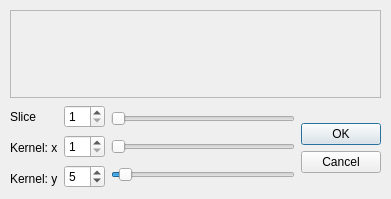
<?xml version="1.0" encoding="UTF-8"?>
<ui version="4.0">
 <class>NumberInput</class>
 <widget class="QDialog" name="NumberInput">
  <property name="geometry">
   <rect>
    <x>0</x>
    <y>0</y>
    <width>391</width>
    <height>199</height>
   </rect>
  </property>
  <property name="sizePolicy">
   <sizepolicy hsizetype="Fixed" vsizetype="Fixed">
    <horstretch>0</horstretch>
    <verstretch>0</verstretch>
   </sizepolicy>
  </property>
  <property name="windowTitle">
   <string>Number of candidate voxels</string>
  </property>
  <widget class="QWidget" name="layoutWidget">
   <property name="geometry">
    <rect>
     <x>10</x>
     <y>10</y>
     <width>371</width>
     <height>181</height>
    </rect>
   </property>
   <layout class="QVBoxLayout" name="verticalLayout_4">
    <item>
     <widget class="QScrollArea" name="scrollArea">
      <property name="verticalScrollBarPolicy">
       <enum>Qt::ScrollBarAsNeeded</enum>
      </property>
      <property name="horizontalScrollBarPolicy">
       <enum>Qt::ScrollBarAlwaysOff</enum>
      </property>
      <property name="widgetResizable">
       <bool>true</bool>
      </property>
      <widget class="QWidget" name="scrollAreaWidgetContents">
       <property name="geometry">
        <rect>
         <x>0</x>
         <y>0</y>
         <width>367</width>
         <height>85</height>
        </rect>
       </property>
       <layout class="QGridLayout" name="gridLayout">
        <item row="0" column="0">
         <widget class="QLabel" name="label_description">
          <property name="text">
           <string/>
          </property>
          <property name="alignment">
           <set>Qt::AlignLeading|Qt::AlignLeft|Qt::AlignTop</set>
          </property>
          <property name="wordWrap">
           <bool>true</bool>
          </property>
         </widget>
        </item>
       </layout>
      </widget>
     </widget>
    </item>
    <item>
     <layout class="QHBoxLayout" name="horizontalLayout">
      <item>
       <layout class="QVBoxLayout" name="verticalLayout">
        <item>
         <widget class="QLabel" name="label_slice">
          <property name="text">
           <string>Slice</string>
          </property>
         </widget>
        </item>
        <item>
         <widget class="QLabel" name="label_xKernel">
          <property name="text">
           <string>Kernel: x</string>
          </property>
         </widget>
        </item>
        <item>
         <widget class="QLabel" name="label_yKernel">
          <property name="text">
           <string>Kernel: y</string>
          </property>
         </widget>
        </item>
       </layout>
      </item>
      <item>
       <layout class="QVBoxLayout" name="verticalLayout_2">
        <item>
         <widget class="QSpinBox" name="spinBox_slice">
          <property name="minimum">
           <number>1</number>
          </property>
         </widget>
        </item>
        <item>
         <widget class="QSpinBox" name="spinBox_xKernel">
          <property name="minimum">
           <number>1</number>
          </property>
          <property name="singleStep">
           <number>2</number>
          </property>
         </widget>
        </item>
        <item>
         <widget class="QSpinBox" name="spinBox_yKernel">
          <property name="minimum">
           <number>1</number>
          </property>
          <property name="singleStep">
           <number>2</number>
          </property>
          <property name="value">
           <number>5</number>
          </property>
         </widget>
        </item>
       </layout>
      </item>
      <item>
       <layout class="QVBoxLayout" name="verticalLayout_3">
        <item>
         <widget class="QSlider" name="slider_slice">
          <property name="minimum">
           <number>1</number>
          </property>
          <property name="orientation">
           <enum>Qt::Horizontal</enum>
          </property>
         </widget>
        </item>
        <item>
         <widget class="QSlider" name="slider_xKernel">
          <property name="minimum">
           <number>1</number>
          </property>
          <property name="singleStep">
           <number>2</number>
          </property>
          <property name="orientation">
           <enum>Qt::Horizontal</enum>
          </property>
         </widget>
        </item>
        <item>
         <widget class="QSlider" name="slider_yKernel">
          <property name="minimum">
           <number>1</number>
          </property>
          <property name="singleStep">
           <number>2</number>
          </property>
          <property name="value">
           <number>5</number>
          </property>
          <property name="orientation">
           <enum>Qt::Horizontal</enum>
          </property>
         </widget>
        </item>
       </layout>
      </item>
      <item>
       <widget class="QDialogButtonBox" name="buttonBox">
        <property name="orientation">
         <enum>Qt::Vertical</enum>
        </property>
        <property name="standardButtons">
         <set>QDialogButtonBox::Cancel|QDialogButtonBox::Ok</set>
        </property>
        <property name="centerButtons">
         <bool>true</bool>
        </property>
       </widget>
      </item>
     </layout>
    </item>
   </layout>
  </widget>
 </widget>
 <resources/>
 <connections>
  <connection>
   <sender>buttonBox</sender>
   <signal>accepted()</signal>
   <receiver>NumberInput</receiver>
   <slot>accept()</slot>
   <hints>
    <hint type="sourcelabel">
     <x>248</x>
     <y>254</y>
    </hint>
    <hint type="destinationlabel">
     <x>157</x>
     <y>274</y>
    </hint>
   </hints>
  </connection>
  <connection>
   <sender>buttonBox</sender>
   <signal>rejected()</signal>
   <receiver>NumberInput</receiver>
   <slot>reject()</slot>
   <hints>
    <hint type="sourcelabel">
     <x>316</x>
     <y>260</y>
    </hint>
    <hint type="destinationlabel">
     <x>286</x>
     <y>274</y>
    </hint>
   </hints>
  </connection>
  <connection>
   <sender>spinBox_slice</sender>
   <signal>valueChanged(int)</signal>
   <receiver>slider_slice</receiver>
   <slot>setValue(int)</slot>
   <hints>
    <hint type="sourcelabel">
     <x>87</x>
     <y>28</y>
    </hint>
    <hint type="destinationlabel">
     <x>197</x>
     <y>28</y>
    </hint>
   </hints>
  </connection>
  <connection>
   <sender>slider_slice</sender>
   <signal>sliderMoved(int)</signal>
   <receiver>spinBox_slice</receiver>
   <slot>setValue(int)</slot>
   <hints>
    <hint type="sourcelabel">
     <x>197</x>
     <y>28</y>
    </hint>
    <hint type="destinationlabel">
     <x>87</x>
     <y>28</y>
    </hint>
   </hints>
  </connection>
  <connection>
   <sender>slider_xKernel</sender>
   <signal>valueChanged(int)</signal>
   <receiver>spinBox_xKernel</receiver>
   <slot>setValue(int)</slot>
   <hints>
    <hint type="sourcelabel">
     <x>210</x>
     <y>149</y>
    </hint>
    <hint type="destinationlabel">
     <x>95</x>
     <y>151</y>
    </hint>
   </hints>
  </connection>
  <connection>
   <sender>spinBox_xKernel</sender>
   <signal>valueChanged(int)</signal>
   <receiver>slider_xKernel</receiver>
   <slot>setValue(int)</slot>
   <hints>
    <hint type="sourcelabel">
     <x>95</x>
     <y>151</y>
    </hint>
    <hint type="destinationlabel">
     <x>210</x>
     <y>149</y>
    </hint>
   </hints>
  </connection>
  <connection>
   <sender>slider_yKernel</sender>
   <signal>valueChanged(int)</signal>
   <receiver>spinBox_yKernel</receiver>
   <slot>setValue(int)</slot>
   <hints>
    <hint type="sourcelabel">
     <x>210</x>
     <y>174</y>
    </hint>
    <hint type="destinationlabel">
     <x>95</x>
     <y>177</y>
    </hint>
   </hints>
  </connection>
  <connection>
   <sender>spinBox_yKernel</sender>
   <signal>valueChanged(int)</signal>
   <receiver>slider_yKernel</receiver>
   <slot>setValue(int)</slot>
   <hints>
    <hint type="sourcelabel">
     <x>95</x>
     <y>177</y>
    </hint>
    <hint type="destinationlabel">
     <x>210</x>
     <y>174</y>
    </hint>
   </hints>
  </connection>
 </connections>
</ui>
